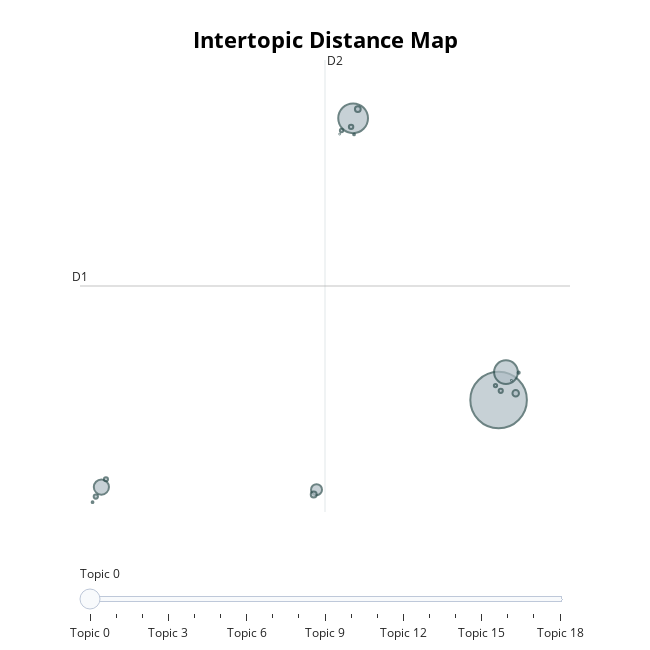

The notebook cell saved with this chart:
### Code cell
topic_model.visualize_topics()

### Figure 1 — Plotly figure (JSON) as saved in the notebook; plotly's stock layout.template omitted (floating-point values rounded to 4 significant figures)
{"data": [{"customdata": [[0, "очень | отель | номер | это | отеля", 89351], [1, "спасибо | врач | зуб | очень | благодарность", 24706], [2, "это | назад | года | лет | россии", 15650], [3, "машина | автомобиль | авто | это | очень", 6414], [4, "года | тенге | году | ао | казахстана", 3361], [5, "это | развод | детей | женщины | деньги", 1187], [6, "тенге | года | млрд | 2016 | тенге1", 984], [7, "дозвониться | невозможно | трубку | телефон | занято", 930], [8, "кг | вес | это | гаврилова | веса", 551], [9, "это | воды | магния | гэс | вода", 511], [10, "матрас | отзывы | это | медифлекс | контрол", 491], [11, "пассажиров | авиакомпании | астаны | астана | метро", 474], [12, "вич | гмо | это | белков | геном", 304], [13, "фильм | собянин | это | видео | игры", 302], [14, "авторизации | данные | архив | вбиваю | соц", 131], [15, "кг | луной | вес | притяжения | тариф", 86], [16, "обувь | обуви | ортомоде | очень | стельки", 78], [17, "профсоюза | голодовки | актау | occ | нефтяников", 22], [18, "банан | бананы | трава | дереве | растет", 13]], "hovertemplate": "<b>Topic %{customdata[0]}</b><br>%{customdata[1]}<br>Size: %{customdata[2]}", "legendgroup": "", "marker": {"color": "#B0BEC5", "line": {"color": "DarkSlateGrey", "width": 2}, "size": [89351, 24706, 15650, 6414, 3361, 1187, 984, 930, 551, 511, 491, 474, 304, 302, 131, 86, 78, 22, 13], "sizemode": "area", "sizeref": 55.84, "symbol": "circle"}, "mode": "markers", "name": "", "orientation": "v", "showlegend": false, "type": "scatter", "x": [19.39, 10.63, 19.83, -4.508, 8.433, 20.42, 8.265, 10.92, 10.51, -4.843, 19.52, -4.234, 9.938, 19.2, 20.59, -5.039, 10.69, 20.16, 9.827], "xaxis": "x", "y": [1.28, 11.2, 2.261, -1.781, -1.873, 1.52, -2.041, 11.52, 10.9, -2.116, 1.604, -1.507, 10.77, 1.789, 2.246, -2.312, 10.63, 1.972, 10.64], "yaxis": "y"}], "layout": {"annotations": [{"showarrow": false, "text": "D1", "x": -5.795, "y": 5.295, "yshift": 10}, {"showarrow": false, "text": "D2", "x": 8.944, "xshift": 10, "y": 13.25}], "height": 650, "hoverlabel": {"bgcolor": "white", "font": {"family": "Rockwell", "size": 16}}, "legend": {"itemsizing": "constant", "tracegroupgap": 0}, "margin": {"t": 60}, "shapes": [{"line": {"color": "#CFD8DC", "width": 2}, "type": "line", "x0": 8.944, "x1": 8.944, "y0": -2.659, "y1": 13.25}, {"line": {"color": "#9E9E9E", "width": 2}, "type": "line", "x0": -5.795, "x1": 23.68, "y0": 5.295, "y1": 5.295}], "sliders": [{"active": 0, "pad": {"t": 50}, "steps": [{"args": [{"marker.color": [["red", "#B0BEC5", "#B0BEC5", "#B0BEC5", "#B0BEC5", "#B0BEC5", "#B0BEC5", "#B0BEC5", "#B0BEC5", "#B0BEC5", "#B0BEC5", "#B0BEC5", "#B0BEC5", "#B0BEC5", "#B0BEC5", "#B0BEC5", "#B0BEC5", "#B0BEC5", "#B0BEC5"]]}], "label": "Topic 0", "method": "update"}, {"args": [{"marker.color": [["#B0BEC5", "red", "#B0BEC5", "#B0BEC5", "#B0BEC5", "#B0BEC5", "#B0BEC5", "#B0BEC5", "#B0BEC5", "#B0BEC5", "#B0BEC5", "#B0BEC5", "#B0BEC5", "#B0BEC5", "#B0BEC5", "#B0BEC5", "#B0BEC5", "#B0BEC5", "#B0BEC5"]]}], "label": "Topic 1", "method": "update"}, {"args": [{"marker.color": [["#B0BEC5", "#B0BEC5", "red", "#B0BEC5", "#B0BEC5", "#B0BEC5", "#B0BEC5", "#B0BEC5", "#B0BEC5", "#B0BEC5", "#B0BEC5", "#B0BEC5", "#B0BEC5", "#B0BEC5", "#B0BEC5", "#B0BEC5", "#B0BEC5", "#B0BEC5", "#B0BEC5"]]}], "label": "Topic 2", "method": "update"}, {"args": [{"marker.color": [["#B0BEC5", "#B0BEC5", "#B0BEC5", "red", "#B0BEC5", "#B0BEC5", "#B0BEC5", "#B0BEC5", "#B0BEC5", "#B0BEC5", "#B0BEC5", "#B0BEC5", "#B0BEC5", "#B0BEC5", "#B0BEC5", "#B0BEC5", "#B0BEC5", "#B0BEC5", "#B0BEC5"]]}], "label": "Topic 3", "method": "update"}, {"args": [{"marker.color": [["#B0BEC5", "#B0BEC5", "#B0BEC5", "#B0BEC5", "red", "#B0BEC5", "#B0BEC5", "#B0BEC5", "#B0BEC5", "#B0BEC5", "#B0BEC5", "#B0BEC5", "#B0BEC5", "#B0BEC5", "#B0BEC5", "#B0BEC5", "#B0BEC5", "#B0BEC5", "#B0BEC5"]]}], "label": "Topic 4", "method": "update"}, {"args": [{"marker.color": [["#B0BEC5", "#B0BEC5", "#B0BEC5", "#B0BEC5", "#B0BEC5", "red", "#B0BEC5", "#B0BEC5", "#B0BEC5", "#B0BEC5", "#B0BEC5", "#B0BEC5", "#B0BEC5", "#B0BEC5", "#B0BEC5", "#B0BEC5", "#B0BEC5", "#B0BEC5", "#B0BEC5"]]}], "label": "Topic 5", "method": "update"}, {"args": [{"marker.color": [["#B0BEC5", "#B0BEC5", "#B0BEC5", "#B0BEC5", "#B0BEC5", "#B0BEC5", "red", "#B0BEC5", "#B0BEC5", "#B0BEC5", "#B0BEC5", "#B0BEC5", "#B0BEC5", "#B0BEC5", "#B0BEC5", "#B0BEC5", "#B0BEC5", "#B0BEC5", "#B0BEC5"]]}], "label": "Topic 6", "method": "update"}, {"args": [{"marker.color": [["#B0BEC5", "#B0BEC5", "#B0BEC5", "#B0BEC5", "#B0BEC5", "#B0BEC5", "#B0BEC5", "red", "#B0BEC5", "#B0BEC5", "#B0BEC5", "#B0BEC5", "#B0BEC5", "#B0BEC5", "#B0BEC5", "#B0BEC5", "#B0BEC5", "#B0BEC5", "#B0BEC5"]]}], "label": "Topic 7", "method": "update"}, {"args": [{"marker.color": [["#B0BEC5", "#B0BEC5", "#B0BEC5", "#B0BEC5", "#B0BEC5", "#B0BEC5", "#B0BEC5", "#B0BEC5", "red", "#B0BEC5", "#B0BEC5", "#B0BEC5", "#B0BEC5", "#B0BEC5", "#B0BEC5", "#B0BEC5", "#B0BEC5", "#B0BEC5", "#B0BEC5"]]}], "label": "Topic 8", "method": "update"}, {"args": [{"marker.color": [["#B0BEC5", "#B0BEC5", "#B0BEC5", "#B0BEC5", "#B0BEC5", "#B0BEC5", "#B0BEC5", "#B0BEC5", "#B0BEC5", "red", "#B0BEC5", "#B0BEC5", "#B0BEC5", "#B0BEC5", "#B0BEC5", "#B0BEC5", "#B0BEC5", "#B0BEC5", "#B0BEC5"]]}], "label": "Topic 9", "method": "update"}, {"args": [{"marker.color": [["#B0BEC5", "#B0BEC5", "#B0BEC5", "#B0BEC5", "#B0BEC5", "#B0BEC5", "#B0BEC5", "#B0BEC5", "#B0BEC5", "#B0BEC5", "red", "#B0BEC5", "#B0BEC5", "#B0BEC5", "#B0BEC5", "#B0BEC5", "#B0BEC5", "#B0BEC5", "#B0BEC5"]]}], "label": "Topic 10", "method": "update"}, {"args": [{"marker.color": [["#B0BEC5", "#B0BEC5", "#B0BEC5", "#B0BEC5", "#B0BEC5", "#B0BEC5", "#B0BEC5", "#B0BEC5", "#B0BEC5", "#B0BEC5", "#B0BEC5", "red", "#B0BEC5", "#B0BEC5", "#B0BEC5", "#B0BEC5", "#B0BEC5", "#B0BEC5", "#B0BEC5"]]}], "label": "Topic 11", "method": "update"}, {"args": [{"marker.color": [["#B0BEC5", "#B0BEC5", "#B0BEC5", "#B0BEC5", "#B0BEC5", "#B0BEC5", "#B0BEC5", "#B0BEC5", "#B0BEC5", "#B0BEC5", "#B0BEC5", "#B0BEC5", "red", "#B0BEC5", "#B0BEC5", "#B0BEC5", "#B0BEC5", "#B0BEC5", "#B0BEC5"]]}], "label": "Topic 12", "method": "update"}, {"args": [{"marker.color": [["#B0BEC5", "#B0BEC5", "#B0BEC5", "#B0BEC5", "#B0BEC5", "#B0BEC5", "#B0BEC5", "#B0BEC5", "#B0BEC5", "#B0BEC5", "#B0BEC5", "#B0BEC5", "#B0BEC5", "red", "#B0BEC5", "#B0BEC5", "#B0BEC5", "#B0BEC5", "#B0BEC5"]]}], "label": "Topic 13", "method": "update"}, {"args": [{"marker.color": [["#B0BEC5", "#B0BEC5", "#B0BEC5", "#B0BEC5", "#B0BEC5", "#B0BEC5", "#B0BEC5", "#B0BEC5", "#B0BEC5", "#B0BEC5", "#B0BEC5", "#B0BEC5", "#B0BEC5", "#B0BEC5", "red", "#B0BEC5", "#B0BEC5", "#B0BEC5", "#B0BEC5"]]}], "label": "Topic 14", "method": "update"}, {"args": [{"marker.color": [["#B0BEC5", "#B0BEC5", "#B0BEC5", "#B0BEC5", "#B0BEC5", "#B0BEC5", "#B0BEC5", "#B0BEC5", "#B0BEC5", "#B0BEC5", "#B0BEC5", "#B0BEC5", "#B0BEC5", "#B0BEC5", "#B0BEC5", "red", "#B0BEC5", "#B0BEC5", "#B0BEC5"]]}], "label": "Topic 15", "method": "update"}, {"args": [{"marker.color": [["#B0BEC5", "#B0BEC5", "#B0BEC5", "#B0BEC5", "#B0BEC5", "#B0BEC5", "#B0BEC5", "#B0BEC5", "#B0BEC5", "#B0BEC5", "#B0BEC5", "#B0BEC5", "#B0BEC5", "#B0BEC5", "#B0BEC5", "#B0BEC5", "red", "#B0BEC5", "#B0BEC5"]]}], "label": "Topic 16", "method": "update"}, {"args": [{"marker.color": [["#B0BEC5", "#B0BEC5", "#B0BEC5", "#B0BEC5", "#B0BEC5", "#B0BEC5", "#B0BEC5", "#B0BEC5", "#B0BEC5", "#B0BEC5", "#B0BEC5", "#B0BEC5", "#B0BEC5", "#B0BEC5", "#B0BEC5", "#B0BEC5", "#B0BEC5", "red", "#B0BEC5"]]}], "label": "Topic 17", "method": "update"}, {"args": [{"marker.color": [["#B0BEC5", "#B0BEC5", "#B0BEC5", "#B0BEC5", "#B0BEC5", "#B0BEC5", "#B0BEC5", "#B0BEC5", "#B0BEC5", "#B0BEC5", "#B0BEC5", "#B0BEC5", "#B0BEC5", "#B0BEC5", "#B0BEC5", "#B0BEC5", "#B0BEC5", "#B0BEC5", "red"]]}], "label": "Topic 18", "method": "update"}]}], "title": {"font": {"color": "Black", "size": 22}, "text": "<b>Intertopic Distance Map</b>", "x": 0.5, "xanchor": "center", "y": 0.95, "yanchor": "top"}, "width": 650, "xaxis": {"anchor": "y", "domain": [0, 1], "range": [-5.795, 23.68], "title": {"text": ""}, "visible": false}, "yaxis": {"anchor": "x", "domain": [0, 1], "range": [-2.659, 13.25], "title": {"text": ""}, "visible": false}}}
